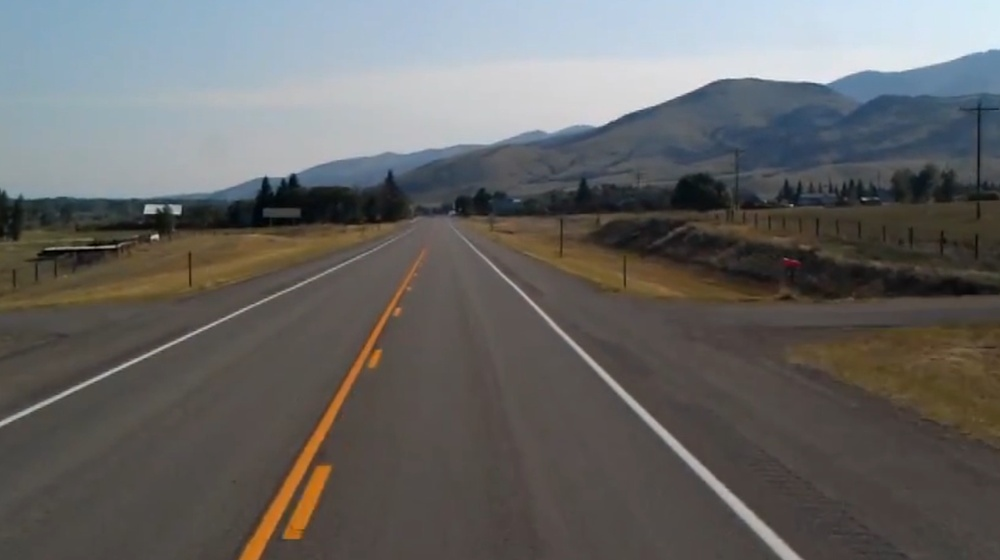
#> input picture road.jpg, 1000 x 560 px, shrunk from 1594 x 893 before the run
$ python test1.py
#> lines starting #> are read from the running program, lines starting #| are printed output that depends on the picture; after the words box and inside, x2 and y2 are one past the last pixel; in counts of white or black regions, pixels touching at a corner belong together
import cv2
import numpy as np

img = cv2.imread('road.jpg')
#> img is the input picture: shape (560, 1000, 3); mean B, G, R 100.7, 101.9, 102.5
gray = cv2.cvtColor(img, cv2.COLOR_BGR2GRAY)
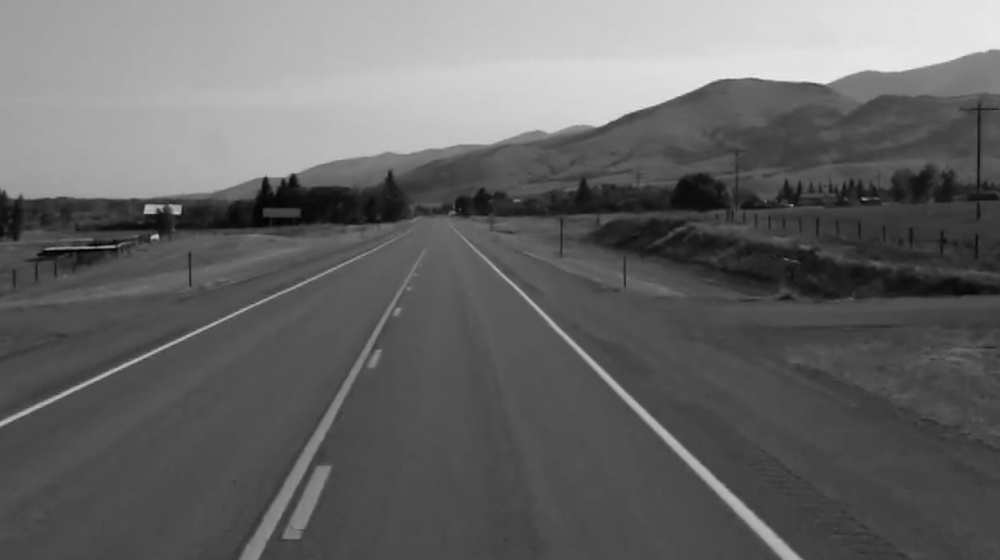
#> gray: shape (560, 1000); min 0, max 238, mean 101.9
edges = cv2.Canny(gray, 50, 150, apertureSize=3)
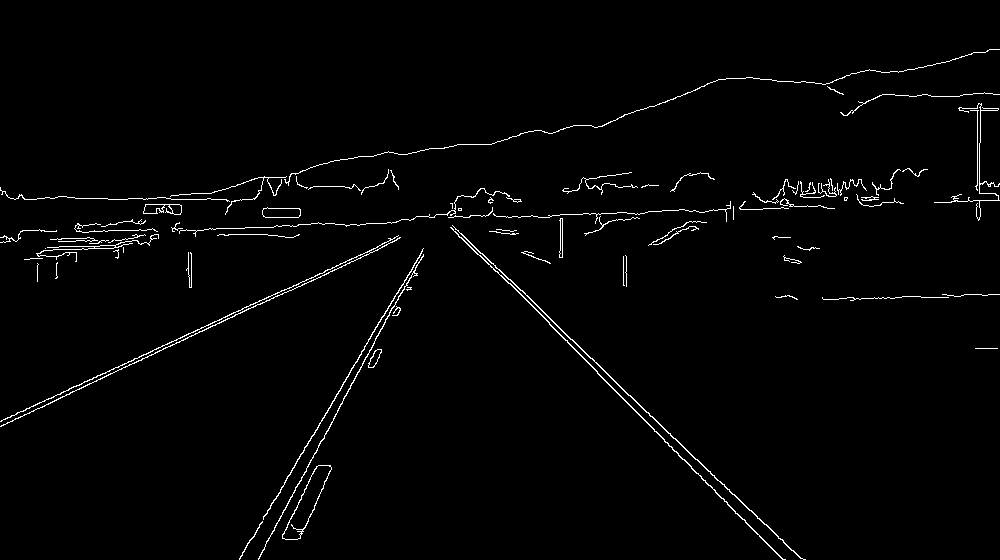
#> edges: shape (560, 1000); 1.7% white in thin lines or dots
cv2.imshow('edges', edges)
lines = cv2.HoughLines(edges, 1, np.pi / 180, 200)
#> lines = [[-158, 2.36], [-153, 2.34], [382, 1.13], [385, 1.13], [234, 1.54], [490, 0.489], [-140, 2.32], [383, 1.15]]

for line in lines:
    rho,theta = line[0]
    a = np.cos(theta)
    b = np.sin(theta)
    x0 = a * rho
    y0 = b * rho

    x1 = int(x0 + 1000 * (-b))

    y1 = int(y0 + 1000 * (a))

    x2 = int(x0 - 1000 * (-b))

    y2 = int(y0 - 1000 * (a))
    cv2.line(img, (x1, y1), (x2, y2), (0, 0, 255), 2)
#> this loop made 8 passes
#> (rho, theta, a, b, x0, y0, x1, y1) on passes 1 to 8: (-158, 2.36, -0.707, 0.707, 111.7, -111.7, -595, -818), (-153, 2.34, -0.695, 0.719, 106.3, -110.1, -613, -804), (382, 1.13, 0.423, 0.906, 161.4, 346.2, -744, 768), (385, 1.13, 0.423, 0.906, 162.7, 348.9, -743, 771), (234, 1.54, 0.0349, 0.999, 8.17, 233.9, -991, 268), (490, 0.489, 0.883, 0.469, 432.6, 230, -36, 1112), (-140, 2.32, -0.682, 0.731, 95.48, -102.4, -635, -784), (383, 1.15, 0.407, 0.914, 155.8, 349.9, -757, 756)
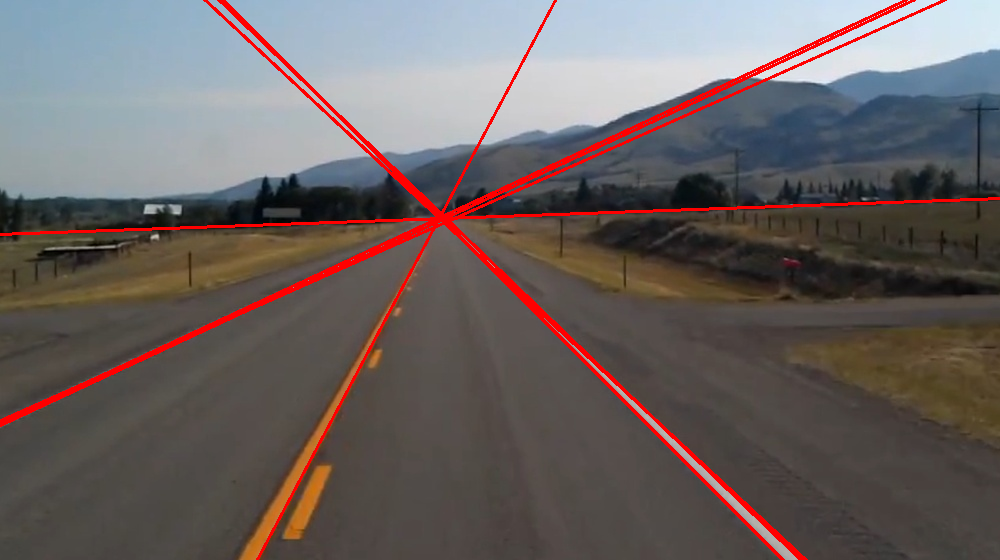
#> img: shape (560, 1000, 3); 3.39% of pixels changed, all inside (x1, y1, x2, y2) = (0, 0, 1000, 560)


cv2.imshow('image', img)
k = cv2.waitKey(0)
#> (key Esc is pressed here)
cv2.destroyAllWindows()
